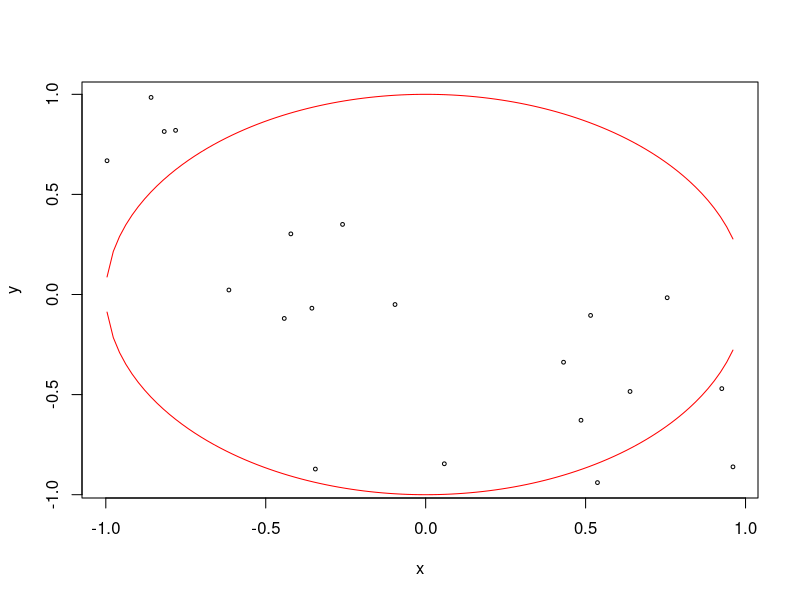
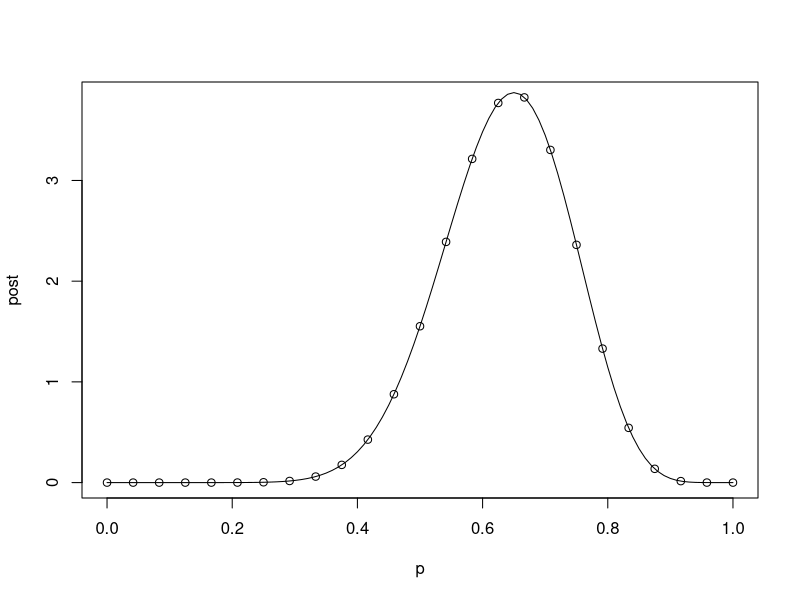
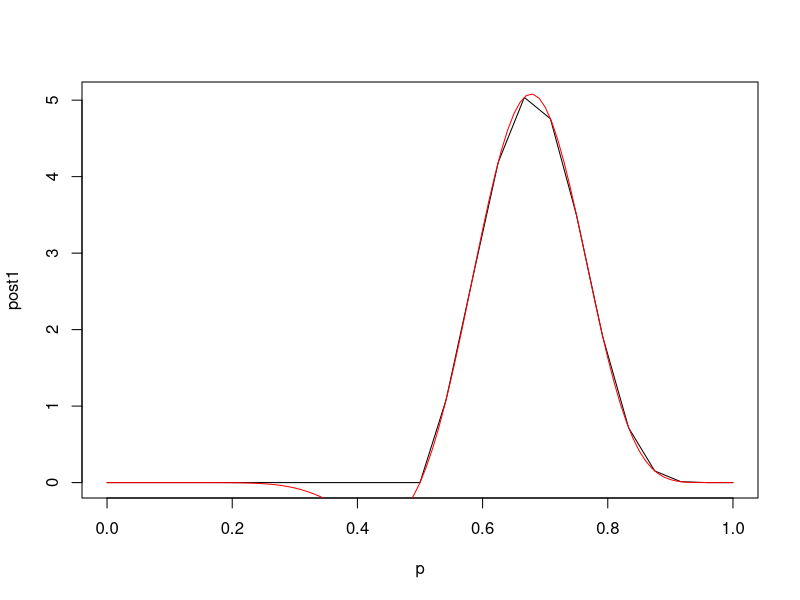

Recreate these plots in R, in order.
set.seed(20)
n = 20
x = runif(n,min=-1,max=1)
y = runif(n,min=-1,max=1)
r = sqrt(x^2+y^2)

plot(x,y,cex=0.5)
curve( sqrt(1-x^2), add=TRUE, col="red")
curve( -sqrt(1-x^2), add=TRUE, col="red")

c = sum(r<1)
pi/4 #exact
c/n  #approximate

data = rep(0,n) 
for(i in 1:n){
if(r[i] < 1){
data[i] = 1 
}
}
sum(data)
#we have data which follows a Bernoulli(p) distrbution
#we want to determine p

#first, we need a prior
#let us consider at first prior distribution on p; uniform case
p=seq(from=0,to=1,length.out=25)#numerical methods, different p values
post=rep(NA,25)
#dbinom(1,size=1,0.7)#note it is bernoulli
for (i in 1:25){
  post[i]=sum(dbinom(data,size=1,prob=p[i],log=TRUE))+log(1)
}

eps=p[17]-p[16]
post=exp(post)# we do log and then exponential for numerical reasons
post=post/sum(post*eps)# to normalize
#plot(p,post,type='l')
plot(p,post)
curve(1627920*x^13*(1-x)^7,add=TRUE)
#the number may vary depending on the number of successes you have

#-----------------------------
#now let us consider a different prior distribution
prior=function(x){#your prior does not have to be normalized at this point
  if(x<1 & x>1/2){
    -(x-1)*(x-1/2)
  }
  else{
    0
  }
}
post1=rep(NA,25)
#dbinom(1,size=1,0.7)#note it is bernoulli
for (i in 1:25){
  post1[i]=sum(dbinom(data,size=1,prob=p[i],log=TRUE))+log(prior(p[i]))
}
post1=exp(post1)# we do log and then exponential for numerical reasons
post1=post1/sum(post1*eps)# to normalize
plot(p,post1,type="l")
curve(1e8*1/2.59*x^13*(1-x)^7*(x-1/2)*(1-x),add=TRUE,col="red")
